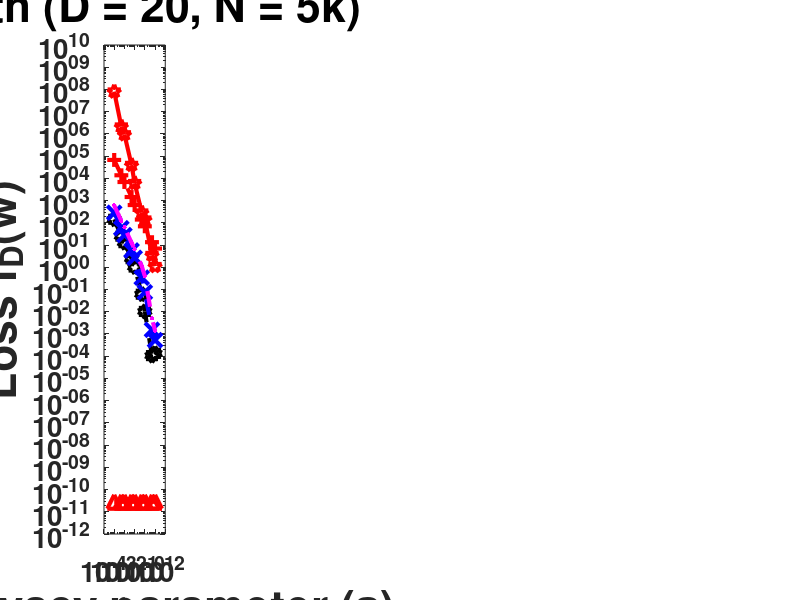

Write the MATLAB code that produced this figure. (Note: this script raises an error after producing the figure.)
clear; clc; close all
FS = 20;

%% vs epsilon
% D = 20, N = 1000
D = 20; N = 1000;
load results_vs_epsilon_synth_D_20_N_5000
avg_loss_np = abs(mean(loss_opt_np));
avg_loss_cape = abs(mean(loss_opt_cape));
avg_loss_conv = abs(mean(loss_opt_conv));
avg_loss_local = abs(mean(loss_opt_local));
avg_loss_exst = abs(mean(loss_opt_exst));

avg_errW_np = mean(errW_np);
avg_errW_cape = mean(errW_cape);
avg_errW_conv = mean(errW_conv);
avg_errW_local = mean(errW_local);
avg_errW_exst = mean(errW_exst);

load OP_results_vs_epsilon_synth_D_20_N_5000
avg_loss_op = abs(mean(loss_opt_op));
avg_errW_op = mean(errW_op);

figure(1) % for plotting loss
subplot(161)
loglog(epsilon_all, avg_loss_np, 'r^-.','LineWidth',3,'MarkerSize',10); hold on
loglog(epsilon_all, avg_loss_cape, 'kh--','LineWidth',3,'MarkerSize',10); hold on
loglog(epsilon_all, avg_loss_conv, 'bx--','LineWidth',3,'MarkerSize',10); hold on
loglog(epsilon_all, avg_loss_local, 'm.--','LineWidth',3,'MarkerSize',10); hold on
loglog(epsilon_all, avg_loss_exst, 'r+--','LineWidth',3,'MarkerSize',10); hold on
loglog(epsilon_all, avg_loss_op, 'rp-','LineWidth',3,'MarkerSize',10); hold on

set(gca,'FontSize',FS,'FontWeight','bold')
axis([epsilon_all(1)/10 epsilon_all(end)*10 1e-12 1e10])
xlabel('(a) Privacy parameter (\epsilon)','FontSize',FS+12,'FontWeight','bold');
ylabel('Loss f_D(w)','FontSize',FS+12,'FontWeight','bold');
title('Synth (D = 20, N = 5k)','FontSize', FS+12,'FontWeight','bold'); 
legend('Non-priv', 'capeFM', 'conv', 'local', 'dp-fm', 'objPert', 'Location','NE')

figure(2) % for plotting errW
subplot(341)
semilogx(epsilon_all, avg_errW_np, 'r^-.','LineWidth',3,'MarkerSize',10); hold on
semilogx(epsilon_all, avg_errW_cape, 'kh--','LineWidth',3,'MarkerSize',10); hold on
semilogx(epsilon_all, avg_errW_conv, 'bx--','LineWidth',3,'MarkerSize',10); hold on
semilogx(epsilon_all, avg_errW_local, 'm.--','LineWidth',3,'MarkerSize',10); hold on
semilogx(epsilon_all, avg_errW_exst, 'r+--','LineWidth',3,'MarkerSize',10); hold on
semilogx(epsilon_all, avg_errW_op, 'rp-','LineWidth',3,'MarkerSize',10); hold on

set(gca,'FontSize',FS,'FontWeight','bold')
axis([epsilon_all(1)/10 epsilon_all(end)*10 -0.01 0.25])
xlabel('Privacy parameter (\epsilon)','FontSize',FS,'FontWeight','bold');
ylabel('err_w','FontSize',FS,'FontWeight','bold');
title('Synth (D = 20, N = 5k)','FontSize', FS,'FontWeight','bold'); 
legend('Non-priv', 'capeFM', 'conv', 'local', 'dp-fm', 'objPert', 'Location','NE')

% D = 20, N = 20000
D = 20; N = 20000;
load results_vs_epsilon_synth_D_20_N_20000
avg_loss_np = abs(mean(loss_opt_np));
avg_loss_cape = abs(mean(loss_opt_cape));
avg_loss_conv = abs(mean(loss_opt_conv));
avg_loss_local = abs(mean(loss_opt_local));
avg_loss_exst = abs(mean(loss_opt_exst));

avg_errW_np = mean(errW_np);
avg_errW_cape = mean(errW_cape);
avg_errW_conv = mean(errW_conv);
avg_errW_local = mean(errW_local);
avg_errW_exst = mean(errW_exst);

load OP_results_vs_epsilon_synth_D_20_N_20000
avg_loss_op = abs(mean(loss_opt_op));
avg_errW_op = mean(errW_op);

figure(2) % for plotting errW
subplot(342)
semilogx(epsilon_all, avg_errW_np, 'r^-.','LineWidth',3,'MarkerSize',10); hold on
semilogx(epsilon_all, avg_errW_cape, 'kh--','LineWidth',3,'MarkerSize',10); hold on
semilogx(epsilon_all, avg_errW_conv, 'bx--','LineWidth',3,'MarkerSize',10); hold on
semilogx(epsilon_all, avg_errW_local, 'm.--','LineWidth',3,'MarkerSize',10); hold on
semilogx(epsilon_all, avg_errW_exst, 'r+--','LineWidth',3,'MarkerSize',10); hold on
semilogx(epsilon_all, avg_errW_op, 'rp-','LineWidth',3,'MarkerSize',10); hold on

set(gca,'FontSize',FS,'FontWeight','bold')
axis([epsilon_all(1)/10 epsilon_all(end)*10 -0.01 0.25])
xlabel('Privacy parameter (\epsilon)','FontSize',FS,'FontWeight','bold');
ylabel('err_w','FontSize',FS,'FontWeight','bold');
title('Synth (D = 20, N = 20k)','FontSize', FS,'FontWeight','bold'); 
% legend('Non-priv', 'capeFM', 'conv', 'local', 'dp-fm', 'Location','best')

% D = 50, N = 5000
D = 50; N = 1000;
load results_vs_epsilon_synth_D_50_N_5000
avg_loss_np = abs(mean(loss_opt_np));
avg_loss_cape = abs(mean(loss_opt_cape));
avg_loss_conv = abs(mean(loss_opt_conv));
avg_loss_local = abs(mean(loss_opt_local));
avg_loss_exst = abs(mean(loss_opt_exst));

avg_errW_np = mean(errW_np);
avg_errW_cape = mean(errW_cape);
avg_errW_conv = mean(errW_conv);
avg_errW_local = mean(errW_local);
avg_errW_exst = mean(errW_exst);

load OP_results_vs_epsilon_synth_D_50_N_5000
avg_loss_op = abs(mean(loss_opt_op));
avg_errW_op = mean(errW_op);


figure(2) % for plotting errW
subplot(343)
semilogx(epsilon_all, avg_errW_np, 'r^-.','LineWidth',3,'MarkerSize',10); hold on
semilogx(epsilon_all, avg_errW_cape, 'kh--','LineWidth',3,'MarkerSize',10); hold on
semilogx(epsilon_all, avg_errW_conv, 'bx--','LineWidth',3,'MarkerSize',10); hold on
semilogx(epsilon_all, avg_errW_local, 'm.--','LineWidth',3,'MarkerSize',10); hold on
semilogx(epsilon_all, avg_errW_exst, 'r+--','LineWidth',3,'MarkerSize',10); hold on
semilogx(epsilon_all, avg_errW_op, 'rp-','LineWidth',3,'MarkerSize',10); hold on

set(gca,'FontSize',FS,'FontWeight','bold')
axis([epsilon_all(1)/10 epsilon_all(end)*10 -0.01 0.25])
xlabel('Privacy parameter (\epsilon)','FontSize',FS,'FontWeight','bold');
ylabel('err_w','FontSize',FS,'FontWeight','bold');
title('Synth (D = 50, N = 5k)','FontSize', FS,'FontWeight','bold'); 
% legend('Non-priv', 'capeFM', 'conv', 'local', 'dp-fm', 'Location','best')

% D = 50, N = 20000
D = 50; N = 20000;
load results_vs_epsilon_synth_D_50_N_20000
avg_loss_np = abs(mean(loss_opt_np));
avg_loss_cape = abs(mean(loss_opt_cape));
avg_loss_conv = abs(mean(loss_opt_conv));
avg_loss_local = abs(mean(loss_opt_local));
avg_loss_exst = abs(mean(loss_opt_exst));

avg_errW_np = mean(errW_np);
avg_errW_cape = mean(errW_cape);
avg_errW_conv = mean(errW_conv);
avg_errW_local = mean(errW_local);
avg_errW_exst = mean(errW_exst);

load OP_results_vs_epsilon_synth_D_50_N_20000
avg_loss_op = abs(mean(loss_opt_op));
avg_errW_op = mean(errW_op);

figure(1) % for plotting loss
subplot(162)
loglog(epsilon_all, avg_loss_np, 'r^-.','LineWidth',3,'MarkerSize',10); hold on
loglog(epsilon_all, avg_loss_cape, 'kh--','LineWidth',3,'MarkerSize',10); hold on
loglog(epsilon_all, avg_loss_conv, 'bx--','LineWidth',3,'MarkerSize',10); hold on
loglog(epsilon_all, avg_loss_local, 'm.--','LineWidth',3,'MarkerSize',10); hold on
loglog(epsilon_all, avg_loss_exst, 'r+--','LineWidth',3,'MarkerSize',10); hold on
loglog(epsilon_all, avg_loss_op, 'rp-','LineWidth',3,'MarkerSize',10); hold on

set(gca,'FontSize',FS,'FontWeight','bold')
axis([epsilon_all(1)/10 epsilon_all(end)*10 1e-12 1e10])
xlabel('(b) Privacy parameter (\epsilon)','FontSize',FS+12,'FontWeight','bold');
% ylabel('Loss f_D(w)','FontSize',FS,'FontWeight','bold');
title('Synth (D = 50, N = 20k)','FontSize', FS+12,'FontWeight','bold'); 
% legend('Non-priv', 'capeFM', 'conv', 'local', 'dp-fm', 'Location','best')

figure(2) % for plotting errW
subplot(344)
semilogx(epsilon_all, avg_errW_np, 'r^-.','LineWidth',3,'MarkerSize',10); hold on
semilogx(epsilon_all, avg_errW_cape, 'kh--','LineWidth',3,'MarkerSize',10); hold on
semilogx(epsilon_all, avg_errW_conv, 'bx--','LineWidth',3,'MarkerSize',10); hold on
semilogx(epsilon_all, avg_errW_local, 'm.--','LineWidth',3,'MarkerSize',10); hold on
semilogx(epsilon_all, avg_errW_exst, 'r+--','LineWidth',3,'MarkerSize',10); hold on
semilogx(epsilon_all, avg_errW_op, 'rp-','LineWidth',3,'MarkerSize',10); hold on

set(gca,'FontSize',FS,'FontWeight','bold')
axis([epsilon_all(1)/10 epsilon_all(end)*10 -0.01 0.25])
xlabel('Privacy parameter (\epsilon)','FontSize',FS,'FontWeight','bold');
ylabel('err_w','FontSize',FS,'FontWeight','bold');
title('Synth (D = 50, N = 20k)','FontSize', FS,'FontWeight','bold'); 
% legend('Non-priv', 'capeFM', 'conv', 'local', 'dp-fm', 'Location','best')

%% vs samples
% D = 20, eps = 0.1
load results_vs_samples_synth_D_20_eps_0_5
avg_loss_np = abs(mean(loss_opt_np));
avg_loss_cape = abs(mean(loss_opt_cape));
avg_loss_conv = abs(mean(loss_opt_conv));
avg_loss_local = abs(mean(loss_opt_local));
avg_loss_exst = abs(mean(loss_opt_exst));

avg_errW_np = mean(errW_np);
avg_errW_cape = mean(errW_cape);
avg_errW_conv = mean(errW_conv);
avg_errW_local = mean(errW_local);
avg_errW_exst = mean(errW_exst);

load OP_results_vs_samples_synth_D_20_eps_0_5
avg_loss_op = abs(mean(loss_opt_op));
avg_errW_op = mean(errW_op);

figure(1) % for plotting loss
subplot(163)
loglog(N_all, avg_loss_np, 'r^-.','LineWidth',3,'MarkerSize',10); hold on
loglog(N_all, avg_loss_cape, 'kh--','LineWidth',3,'MarkerSize',10); hold on
loglog(N_all, avg_loss_conv, 'bx--','LineWidth',3,'MarkerSize',10); hold on
loglog(N_all, avg_loss_local, 'm.--','LineWidth',3,'MarkerSize',10); hold on
loglog(N_all, avg_loss_exst, 'r+--','LineWidth',3,'MarkerSize',10); hold on
loglog(N_all, avg_loss_op, 'rp-','LineWidth',3,'MarkerSize',10); hold on


set(gca,'FontSize',FS,'FontWeight','bold')
axis([N_all(1)/10 N_all(end)*10 1e-12 1e10])
xlabel('(c) Total samples (N)','FontSize',FS+12,'FontWeight','bold');
% ylabel('Loss f_D(w)','FontSize',FS,'FontWeight','bold');
title('Synth (D = 20, \epsilon = 0.5)','FontSize', FS+12,'FontWeight','bold'); 
xticks([1e3 5e3 20e3])
xticklabels({'1k', '5k', '20k'})

figure(2) % for plotting errW
subplot(345)
semilogx(N_all, avg_errW_np, 'r^-.','LineWidth',3,'MarkerSize',10); hold on
semilogx(N_all, avg_errW_cape, 'kh--','LineWidth',3,'MarkerSize',10); hold on
semilogx(N_all, avg_errW_conv, 'bx--','LineWidth',3,'MarkerSize',10); hold on
semilogx(N_all, avg_errW_local, 'm.--','LineWidth',3,'MarkerSize',10); hold on
semilogx(N_all, avg_errW_exst, 'r+--','LineWidth',3,'MarkerSize',10); hold on
semilogx(N_all, avg_errW_op, 'rp-','LineWidth',3,'MarkerSize',10); hold on

set(gca,'FontSize',FS,'FontWeight','bold')
axis([N_all(1)/10 N_all(end)*10 -0.01 0.25])
xlabel('Total samples (N)','FontSize',FS,'FontWeight','bold');
ylabel('err_w','FontSize',FS,'FontWeight','bold');
title('Synth (D = 20, \epsilon = 0.5)','FontSize', FS,'FontWeight','bold'); 
% legend('Non-priv', 'capeFM', 'conv', 'local', 'dp-fm', 'objPert', 'Location','best')
xticks([1e3 5e3 20e3])
xticklabels({'1k', '5k', '20k'})

% D = 20, eps = 0.5
load results_vs_samples_synth_D_20_eps_1
avg_loss_np = abs(mean(loss_opt_np));
avg_loss_cape = abs(mean(loss_opt_cape));
avg_loss_conv = abs(mean(loss_opt_conv));
avg_loss_local = abs(mean(loss_opt_local));
avg_loss_exst = abs(mean(loss_opt_exst));

avg_errW_np = mean(errW_np);
avg_errW_cape = mean(errW_cape);
avg_errW_conv = mean(errW_conv);
avg_errW_local = mean(errW_local);
avg_errW_exst = mean(errW_exst);

load OP_results_vs_samples_synth_D_20_eps_1
avg_loss_op = abs(mean(loss_opt_op));
avg_errW_op = mean(errW_op);

figure(2) % for plotting errW
subplot(346)
semilogx(N_all, avg_errW_np, 'r^-.','LineWidth',3,'MarkerSize',10); hold on
semilogx(N_all, avg_errW_cape, 'kh--','LineWidth',3,'MarkerSize',10); hold on
semilogx(N_all, avg_errW_conv, 'bx--','LineWidth',3,'MarkerSize',10); hold on
semilogx(N_all, avg_errW_local, 'm.--','LineWidth',3,'MarkerSize',10); hold on
semilogx(N_all, avg_errW_exst, 'r+--','LineWidth',3,'MarkerSize',10); hold on
semilogx(N_all, avg_errW_op, 'rp-','LineWidth',3,'MarkerSize',10); hold on
set(gca,'FontSize',FS,'FontWeight','bold')
axis([N_all(1)/10 N_all(end)*10 -0.01 0.25])
xlabel('Total samples (N)','FontSize',FS,'FontWeight','bold');
ylabel('err_w','FontSize',FS,'FontWeight','bold');
title('Synth (D = 20, \epsilon = 1.0)','FontSize', FS,'FontWeight','bold'); 
xticks([1e3 5e3 20e3])
xticklabels({'1k', '5k', '20k'})

% D = 50, eps = 0.2
load results_vs_samples_synth_D_50_eps_0_5
avg_loss_np = abs(mean(loss_opt_np));
avg_loss_cape = abs(mean(loss_opt_cape));
avg_loss_conv = abs(mean(loss_opt_conv));
avg_loss_local = abs(mean(loss_opt_local));
avg_loss_exst = abs(mean(loss_opt_exst));

avg_errW_np = mean(errW_np);
avg_errW_cape = mean(errW_cape);
avg_errW_conv = mean(errW_conv);
avg_errW_local = mean(errW_local);
avg_errW_exst = mean(errW_exst);

load OP_results_vs_samples_synth_D_50_eps_0_5
avg_loss_op = abs(mean(loss_opt_op));
avg_errW_op = mean(errW_op);


figure(2) % for plotting errW
subplot(347)
semilogx(N_all, avg_errW_np, 'r^-.','LineWidth',3,'MarkerSize',10); hold on
semilogx(N_all, avg_errW_cape, 'kh--','LineWidth',3,'MarkerSize',10); hold on
semilogx(N_all, avg_errW_conv, 'bx--','LineWidth',3,'MarkerSize',10); hold on
semilogx(N_all, avg_errW_local, 'm.--','LineWidth',3,'MarkerSize',10); hold on
semilogx(N_all, avg_errW_exst, 'r+--','LineWidth',3,'MarkerSize',10); hold on
semilogx(N_all, avg_errW_op, 'rp-','LineWidth',3,'MarkerSize',10); hold on
set(gca,'FontSize',FS,'FontWeight','bold')
axis([N_all(1)/10 N_all(end)*10 -0.01 0.25])
xlabel('Total samples (N)','FontSize',FS,'FontWeight','bold');
ylabel('err_w','FontSize',FS,'FontWeight','bold');
title('Synth (D = 50, \epsilon = 0.5)','FontSize', FS,'FontWeight','bold'); 
xticks([1e3 5e3 20e3])
xticklabels({'1k', '5k', '20k'})

% D = 50, eps = 1
load results_vs_samples_synth_D_50_eps_1
avg_loss_np = abs(mean(loss_opt_np));
avg_loss_cape = abs(mean(loss_opt_cape));
avg_loss_conv = abs(mean(loss_opt_conv));
avg_loss_local = abs(mean(loss_opt_local));
avg_loss_exst = abs(mean(loss_opt_exst));

avg_errW_np = mean(errW_np);
avg_errW_cape = mean(errW_cape);
avg_errW_conv = mean(errW_conv);
avg_errW_local = mean(errW_local);
avg_errW_exst = mean(errW_exst);

load OP_results_vs_samples_synth_D_50_eps_1
avg_loss_op = abs(mean(loss_opt_op));
avg_errW_op = mean(errW_op);

figure(1) % for plotting loss
subplot(164)
loglog(N_all, avg_loss_np, 'r^-.','LineWidth',3,'MarkerSize',10); hold on
loglog(N_all, avg_loss_cape, 'kh--','LineWidth',3,'MarkerSize',10); hold on
loglog(N_all, avg_loss_conv, 'bx--','LineWidth',3,'MarkerSize',10); hold on
loglog(N_all, avg_loss_local, 'm.--','LineWidth',3,'MarkerSize',10); hold on
loglog(N_all, avg_loss_exst, 'r+--','LineWidth',3,'MarkerSize',10); hold on
loglog(N_all, avg_loss_op, 'rp-','LineWidth',3,'MarkerSize',10); hold on

set(gca,'FontSize',FS,'FontWeight','bold')
axis([N_all(1)/10 N_all(end)*10 1e-12 1e10])
xlabel('(d) Total samples (N)','FontSize',FS+12,'FontWeight','bold');
% ylabel('Loss f_D(w)','FontSize',FS,'FontWeight','bold');
title('Synth (D = 50, \epsilon = 1.0)','FontSize', FS+12,'FontWeight','bold'); 
xticks([1e3 5e3 20e3])
xticklabels({'1k', '5k', '20k'})

figure(2) % for plotting errW
subplot(348)
semilogx(N_all, avg_errW_np, 'r^-.','LineWidth',3,'MarkerSize',10); hold on
semilogx(N_all, avg_errW_cape, 'kh--','LineWidth',3,'MarkerSize',10); hold on
semilogx(N_all, avg_errW_conv, 'bx--','LineWidth',3,'MarkerSize',10); hold on
semilogx(N_all, avg_errW_local, 'm.--','LineWidth',3,'MarkerSize',10); hold on
semilogx(N_all, avg_errW_exst, 'r+--','LineWidth',3,'MarkerSize',10); hold on
semilogx(N_all, avg_errW_op, 'rp-','LineWidth',3,'MarkerSize',10); hold on
set(gca,'FontSize',FS,'FontWeight','bold')
axis([N_all(1)/10 N_all(end)*10 -0.01 0.25])
xlabel('Total samples (N)','FontSize',FS,'FontWeight','bold');
ylabel('err_w','FontSize',FS,'FontWeight','bold');
title('Synth (D = 50, \epsilon = 1.0)','FontSize', FS,'FontWeight','bold'); 
xticks([1e3 5e3 20e3])
xticklabels({'1k', '5k', '20k'})

%% vs delta
% D = 20, N = 1000
D = 20; N = 1000; eps = 0.1;
load results_vs_delta_synth_D_20_N_5000_eps_0_5
avg_loss_np = abs(mean(loss_opt_np));
avg_loss_cape = abs(mean(loss_opt_cape));
avg_loss_conv = abs(mean(loss_opt_conv));
avg_loss_local = abs(mean(loss_opt_local));
avg_loss_exst = mean(abs(mean(loss_opt_exst))) * ones(length(delta_all),1);

avg_errW_np = mean(errW_np);
avg_errW_cape = mean(errW_cape);
avg_errW_conv = mean(errW_conv);
avg_errW_local = mean(errW_local);
avg_errW_exst = mean(abs(mean(errW_exst))) * ones(length(delta_all),1);

load OP_results_vs_delta_synth_D_20_N_5000_eps_0_5
avg_loss_op = mean(abs(mean(loss_opt_op)));
avg_loss_op = avg_loss_op * ones(length(delta_all),1);
avg_errW_op = mean(errW_op);

figure(1) % for plotting loss
subplot(165)
eff_delta_all = calculateDelta(0.5, delta_all, 5, 5e3);
loglog(eff_delta_all, avg_loss_np, 'r^-.','LineWidth',3,'MarkerSize',10); hold on
loglog(eff_delta_all, avg_loss_cape, 'kh--','LineWidth',3,'MarkerSize',10); hold on
loglog(eff_delta_all, avg_loss_conv, 'bx--','LineWidth',3,'MarkerSize',10); hold on
loglog(eff_delta_all, avg_loss_local, 'm.--','LineWidth',3,'MarkerSize',10); hold on
loglog(eff_delta_all, avg_loss_exst, 'r+--','LineWidth',3,'MarkerSize',10); hold on
loglog(eff_delta_all, avg_loss_op, 'rp-','LineWidth',3,'MarkerSize',10); hold on


set(gca,'FontSize',FS,'FontWeight','bold')
axis([eff_delta_all(1)/10 eff_delta_all(end)*10 1e-12 1e6])
xlabel('(e) Privacy parameter (\delta)','FontSize',FS+12,'FontWeight','bold');
% ylabel('Loss f_D(w)','FontSize',FS,'FontWeight','bold');
title('Synth (D = 20, N = 5k, \epsilon = 0.5)','FontSize', FS+12,'FontWeight','bold'); 
xticks([1e-5 1e-3 1e-1])
xticklabels({'10^{-5}', '10^{-3}', '10^{-1}'})

figure(2) % for plotting errW
subplot(349)
semilogx(eff_delta_all, avg_errW_np, 'r^-.','LineWidth',3,'MarkerSize',10); hold on
semilogx(eff_delta_all, avg_errW_cape, 'kh--','LineWidth',3,'MarkerSize',10); hold on
semilogx(eff_delta_all, avg_errW_conv, 'bx--','LineWidth',3,'MarkerSize',10); hold on
semilogx(eff_delta_all, avg_errW_local, 'm.--','LineWidth',3,'MarkerSize',10); hold on
semilogx(eff_delta_all, avg_errW_exst, 'r+--','LineWidth',3,'MarkerSize',10); hold on
semilogx(eff_delta_all, avg_errW_op, 'rp-','LineWidth',3,'MarkerSize',10); hold on

set(gca,'FontSize',FS,'FontWeight','bold')
axis([eff_delta_all(1)/10 eff_delta_all(end)*10 -0.01 0.25])
xlabel('Privacy parameter (\delta)','FontSize',FS,'FontWeight','bold');
ylabel('err_w','FontSize',FS,'FontWeight','bold');
title('Synth (D = 20, N = 5k, \epsilon = 0.5)','FontSize', FS,'FontWeight','bold'); 
% legend('Non-priv', 'capeFM', 'conv', 'local', 'dp-fm', 'objPert', 'Location','best')
xticks([1e-5 1e-3 1e-1])
xticklabels({'10^{-5}', '10^{-3}', '10^{-1}'})

% D = 20, N = 20000
D = 20; N = 20000; eps = 0.5;
load results_vs_delta_synth_D_20_N_20000_eps_1
avg_loss_np = abs(mean(loss_opt_np));
avg_loss_cape = abs(mean(loss_opt_cape));
avg_loss_conv = abs(mean(loss_opt_conv));
avg_loss_local = abs(mean(loss_opt_local));
avg_loss_exst = mean(abs(mean(loss_opt_exst))) * ones(length(delta_all),1);

avg_errW_np = mean(errW_np);
avg_errW_cape = mean(errW_cape);
avg_errW_conv = mean(errW_conv);
avg_errW_local = mean(errW_local);
avg_errW_exst = mean(abs(mean(errW_exst))) * ones(length(delta_all),1);

load OP_results_vs_delta_synth_D_20_N_20000_eps_1
avg_loss_op = mean(abs(mean(loss_opt_op)));
avg_loss_op = avg_loss_op * ones(length(delta_all),1);
avg_errW_op = mean(errW_op);


figure(2) % for plotting errW
subplot(3,4,10)
semilogx(eff_delta_all, avg_errW_np, 'r^-.','LineWidth',3,'MarkerSize',10); hold on
semilogx(eff_delta_all, avg_errW_cape, 'kh--','LineWidth',3,'MarkerSize',10); hold on
semilogx(eff_delta_all, avg_errW_conv, 'bx--','LineWidth',3,'MarkerSize',10); hold on
semilogx(eff_delta_all, avg_errW_local, 'm.--','LineWidth',3,'MarkerSize',10); hold on
semilogx(eff_delta_all, avg_errW_exst, 'r+--','LineWidth',3,'MarkerSize',10); hold on
semilogx(eff_delta_all, avg_errW_op, 'rp-','LineWidth',3,'MarkerSize',10); hold on
set(gca,'FontSize',FS,'FontWeight','bold')
axis([eff_delta_all(1)/10 eff_delta_all(end)*10 -0.01 0.25])
xlabel('Privacy parameter (\delta)','FontSize',FS,'FontWeight','bold');
ylabel('err_w','FontSize',FS,'FontWeight','bold');
title('Synth (D = 20, N = 20k, \epsilon = 1.0)','FontSize', FS,'FontWeight','bold'); 
xticks([1e-5 1e-3 1e-1])
xticklabels({'10^{-5}', '10^{-3}', '10^{-1}'})

% D = 50, N = 2000
D = 50; N = 2000; eps = 0.5;
load results_vs_delta_synth_D_50_N_5000_eps_0_5
avg_loss_np = abs(mean(loss_opt_np));
avg_loss_cape = abs(mean(loss_opt_cape));
avg_loss_conv = abs(mean(loss_opt_conv));
avg_loss_local = abs(mean(loss_opt_local));
avg_loss_exst = mean(abs(mean(loss_opt_exst))) * ones(length(delta_all),1);

avg_errW_np = mean(errW_np);
avg_errW_cape = mean(errW_cape);
avg_errW_conv = mean(errW_conv);
avg_errW_local = mean(errW_local);
avg_errW_exst = mean(abs(mean(errW_exst))) * ones(length(delta_all),1);

load OP_results_vs_delta_synth_D_50_N_5000_eps_0_5
avg_loss_op = mean(abs(mean(loss_opt_op)));
avg_loss_op = avg_loss_op * ones(length(delta_all),1);
avg_errW_op = mean(errW_op);


figure(2) % for plotting errW
subplot(3,4,11)
semilogx(eff_delta_all, avg_errW_np, 'r^-.','LineWidth',3,'MarkerSize',10); hold on
semilogx(eff_delta_all, avg_errW_cape, 'kh--','LineWidth',3,'MarkerSize',10); hold on
semilogx(eff_delta_all, avg_errW_conv, 'bx--','LineWidth',3,'MarkerSize',10); hold on
semilogx(eff_delta_all, avg_errW_local, 'm.--','LineWidth',3,'MarkerSize',10); hold on
semilogx(eff_delta_all, avg_errW_exst, 'r+--','LineWidth',3,'MarkerSize',10); hold on
semilogx(eff_delta_all, avg_errW_op, 'rp-','LineWidth',3,'MarkerSize',10); hold on
set(gca,'FontSize',FS,'FontWeight','bold')
axis([eff_delta_all(1)/10 eff_delta_all(end)*10 -0.01 0.25])
xlabel('Privacy parameter (\delta)','FontSize',FS,'FontWeight','bold');
ylabel('err_w','FontSize',FS,'FontWeight','bold');
title('Synth (D = 50, N = 5k, \epsilon = 0.5)','FontSize', FS,'FontWeight','bold'); 
xticks([1e-5 1e-3 1e-1])
xticklabels({'10^{-5}', '10^{-3}', '10^{-1}'})

% D = 50, N = 20000
D = 50; N = 20000; eps = 1.0;
load results_vs_delta_synth_D_50_N_20000_eps_2
avg_loss_np = abs(mean(loss_opt_np));
avg_loss_cape = abs(mean(loss_opt_cape));
avg_loss_conv = abs(mean(loss_opt_conv));
avg_loss_local = abs(mean(loss_opt_local));
avg_loss_exst = mean(abs(mean(loss_opt_exst))) * ones(length(delta_all),1);

avg_errW_np = mean(errW_np);
avg_errW_cape = mean(errW_cape);
avg_errW_conv = mean(errW_conv);
avg_errW_local = mean(errW_local);
avg_errW_exst = mean(abs(mean(errW_exst))) * ones(length(delta_all),1);

load OP_results_vs_delta_synth_D_50_N_20000_eps_2
avg_loss_op = mean(abs(mean(loss_opt_op)));
avg_loss_op = avg_loss_op * ones(length(delta_all),1);
avg_errW_op = mean(errW_op);

figure(1) % for plotting loss
subplot(166)
eff_delta_all = calculateDelta(2.0, delta_all, 5, 20e3);
loglog(eff_delta_all, avg_loss_np, 'r^-.','LineWidth',3,'MarkerSize',10); hold on
loglog(eff_delta_all, avg_loss_cape, 'kh--','LineWidth',3,'MarkerSize',10); hold on
loglog(eff_delta_all, avg_loss_conv, 'bx--','LineWidth',3,'MarkerSize',10); hold on
loglog(eff_delta_all, avg_loss_local, 'm.--','LineWidth',3,'MarkerSize',10); hold on
loglog(eff_delta_all, avg_loss_exst, 'r+--','LineWidth',3,'MarkerSize',10); hold on
loglog(eff_delta_all, avg_loss_op, 'rp-','LineWidth',3,'MarkerSize',10); hold on
set(gca,'FontSize',FS,'FontWeight','bold')
axis([eff_delta_all(1)/10 eff_delta_all(end)*10 1e-12 1e6])
xlabel('(f) Privacy parameter (\delta)','FontSize',FS+12,'FontWeight','bold');
% ylabel('Loss f_D(w)','FontSize',FS,'FontWeight','bold');
title('Synth (D = 50, N = 20k, \epsilon = 2.0)','FontSize', FS+12,'FontWeight','bold'); 
xticks([1e-5 1e-3 1e-1])
xticklabels({'10^{-5}', '10^{-3}', '10^{-1}'})

figure(2) % for plotting errW
subplot(3,4,12)
semilogx(eff_delta_all, avg_errW_np, 'r^-.','LineWidth',3,'MarkerSize',10); hold on
semilogx(eff_delta_all, avg_errW_cape, 'kh--','LineWidth',3,'MarkerSize',10); hold on
semilogx(eff_delta_all, avg_errW_conv, 'bx--','LineWidth',3,'MarkerSize',10); hold on
semilogx(eff_delta_all, avg_errW_local, 'm.--','LineWidth',3,'MarkerSize',10); hold on
semilogx(eff_delta_all, avg_errW_exst, 'r+--','LineWidth',3,'MarkerSize',10); hold on
semilogx(eff_delta_all, avg_errW_op, 'rp-','LineWidth',3,'MarkerSize',10); hold on
set(gca,'FontSize',FS,'FontWeight','bold')
axis([eff_delta_all(1)/10 eff_delta_all(end)*10 -0.01 0.25])
xlabel('Privacy parameter (\delta)','FontSize',FS,'FontWeight','bold');
ylabel('err_w','FontSize',FS,'FontWeight','bold');
title('Synth (D = 50, N = 20k, \epsilon = 2.0)','FontSize', FS,'FontWeight','bold'); 
xticks([1e-5 1e-3 1e-1])
xticklabels({'10^{-5}', '10^{-3}', '10^{-1}'})